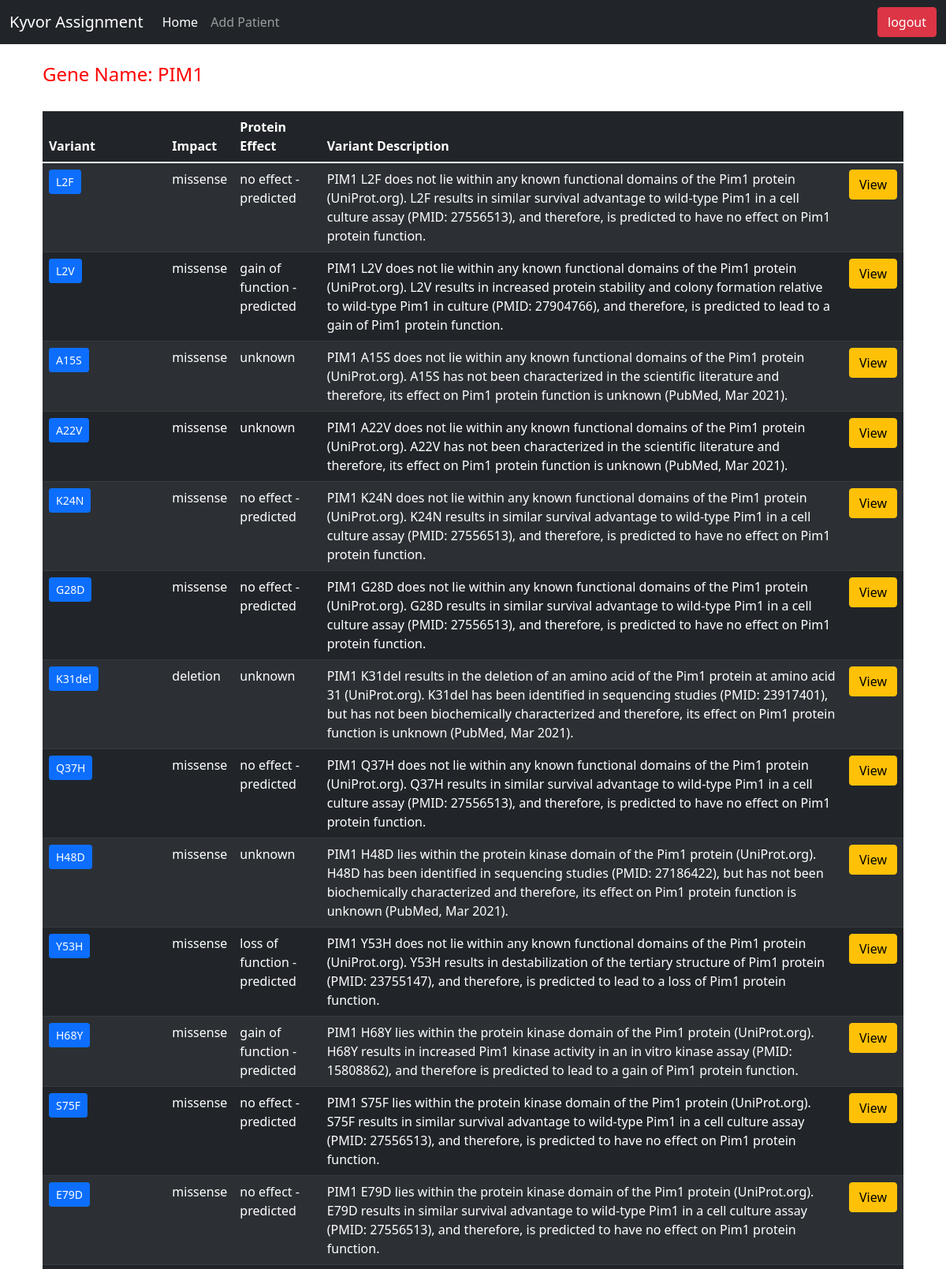
Screenshot of /gene-detail/PIM1/ (signed in, upper part) with the database file from the repository.
### genome/models.py (models this page shows, shortened)
class Gene(models.Model):
    gene = models.CharField(max_length=200, null=True, blank=True)
    key = models.CharField(max_length=200, null=True, blank=True)
    impact = models.CharField(max_length=200, null=True, blank=True)
    variant_description = models.CharField(
        max_length=200, null=True, blank=True)
    variant = models.CharField(max_length=200, null=True, blank=True)
    protein_effect = models.CharField(max_length=200, null=True, blank=True)
    associated_with_drug_resistance = models.CharField(
        max_length=200, null=True, blank=True)
    id = models.UUIDField(default=uuid.uuid4, unique=True,
                          primary_key=True, editable=False)

### genome/views.py (the view)
# urls.py: path('gene-detail/<str:pk>/', views.gene_detail, name="gene-detail"),
@login_required(login_url='login-user')
def gene_detail(request, pk):
    genes = Gene.objects.filter(gene=pk)
    variant_list = []
    for gene in genes:
        if gene.variant not in variant_list:
            variant_list.append(gene)
    context = {
        "gene": pk,
        "variant_list": variant_list
    }
    return render(request, 'genome/gene_detail.html', context)

### genome/templates/genome/gene_detail.html
{% extends 'main.html' %} {% block content %}
<br />
<div class="container">
  <h4 style="color: red">Gene Name: {{gene}}</h4>
  <br />
  <table class="table table-dark table-striped">
    <thead>
      <tr>
        <th scope="col">Variant</th>
        <th scope="col">Impact</th>
        <th scope="col">Protein Effect</th>
        <th scope="col">Variant Description</th>
        <th></th>
      </tr>
    </thead>
    <tbody>
      {% for variant in variant_list %}
      <tr>
        <th scope="row">
          <a
            class="btn btn-primary btn-sm"
            href="{% url 'variant-detail' variant.id %}"
            >{{variant.variant}}</a
          >
        </th>
        <td>{{variant.impact}}</td>
        <td>{{variant.protein_effect}}</td>
        <td>{{variant.variant_description}}</td>
        <td>
          <a
            class="btn btn-warning"
            href="{% url 'variant-detail' variant.id %}"
            >View</a
          >
        </td>
      </tr>
      {% endfor %}
    </tbody>
  </table>
</div>
{% endblock content %}

### rows the page displays
Gene: variant "L2F", impact "missense", protein_effect "no effect - predicted", variant_description "PIM1 L2F does not lie within any known functional domains of the Pim1 protein (UniProt.org). L2F results in similar survival advantage to wild-type Pim1 in a cell culture assay (PMID: 27556513), and therefore, is predicted to have no effect on Pim1 protein function."
Gene: variant "L2V", impact "missense", protein_effect "gain of function - predicted", variant_description "PIM1 L2V does not lie within any known functional domains of the Pim1 protein (UniProt.org). L2V results in increased protein stability and colony formation relative to wild-type Pim1 in culture (PMID: 27904766), and therefore, is predicted to lead to a gain of Pim1 protein function."
Gene: variant "A15S", impact "missense", protein_effect "unknown", variant_description "PIM1 A15S does not lie within any known functional domains of the Pim1 protein (UniProt.org). A15S has not been characterized in the scientific literature and therefore, its effect on Pim1 protein function is unknown (PubMed, Mar 2021)."
Gene: variant "A22V", impact "missense", protein_effect "unknown", variant_description "PIM1 A22V does not lie within any known functional domains of the Pim1 protein (UniProt.org). A22V has not been characterized in the scientific literature and therefore, its effect on Pim1 protein function is unknown (PubMed, Mar 2021)."
Gene: variant "K24N", impact "missense", protein_effect "no effect - predicted", variant_description "PIM1 K24N does not lie within any known functional domains of the Pim1 protein (UniProt.org). K24N results in similar survival advantage to wild-type Pim1 in a cell culture assay (PMID: 27556513), and therefore, is predicted to have no effect on Pim1 protein function."
Gene: variant "G28D", impact "missense", protein_effect "no effect - predicted", variant_description "PIM1 G28D does not lie within any known functional domains of the Pim1 protein (UniProt.org). G28D results in similar survival advantage to wild-type Pim1 in a cell culture assay (PMID: 27556513), and therefore, is predicted to have no effect on Pim1 protein function."
Gene: variant "K31del", impact "deletion", protein_effect "unknown", variant_description "PIM1 K31del results in the deletion of an amino acid of the Pim1 protein at amino acid 31 (UniProt.org). K31del has been identified in sequencing studies (PMID: 23917401), but has not been biochemically characterized and therefore, its effect on Pim1 protein function is unknown (PubMed, Mar 2021)."
Gene: variant "Q37H", impact "missense", protein_effect "no effect - predicted", variant_description "PIM1 Q37H does not lie within any known functional domains of the Pim1 protein (UniProt.org). Q37H results in similar survival advantage to wild-type Pim1 in a cell culture assay (PMID: 27556513), and therefore, is predicted to have no effect on Pim1 protein function."
Gene: variant "H48D", impact "missense", protein_effect "unknown", variant_description "PIM1 H48D lies within the protein kinase domain of the Pim1 protein (UniProt.org). H48D has been identified in sequencing studies (PMID: 27186422), but has not been biochemically characterized and therefore, its effect on Pim1 protein function is unknown (PubMed, Mar 2021)."
Gene: variant "Y53H", impact "missense", protein_effect "loss of function - predicted", variant_description "PIM1 Y53H does not lie within any known functional domains of the Pim1 protein (UniProt.org). Y53H results in destabilization of the tertiary structure of Pim1 protein (PMID: 23755147), and therefore, is predicted to lead to a loss of Pim1 protein function."
Gene: variant "H68Y", impact "missense", protein_effect "gain of function - predicted", variant_description "PIM1 H68Y lies within the protein kinase domain of the Pim1 protein (UniProt.org). H68Y results in increased Pim1 kinase activity in an in vitro kinase assay (PMID: 15808862), and therefore is predicted to lead to a gain of Pim1 protein function."
Gene: variant "S75F", impact "missense", protein_effect "no effect - predicted", variant_description "PIM1 S75F lies within the protein kinase domain of the Pim1 protein (UniProt.org). S75F results in similar survival advantage to wild-type Pim1 in a cell culture assay (PMID: 27556513), and therefore, is predicted to have no effect on Pim1 protein function."
Gene: variant "E79D", impact "missense", protein_effect "no effect - predicted", variant_description "PIM1 E79D lies within the protein kinase domain of the Pim1 protein (UniProt.org). E79D results in similar survival advantage to wild-type Pim1 in a cell culture assay (PMID: 27556513), and therefore, is predicted to have no effect on Pim1 protein function."

### other values shown
{{ gene }} "PIM1"
